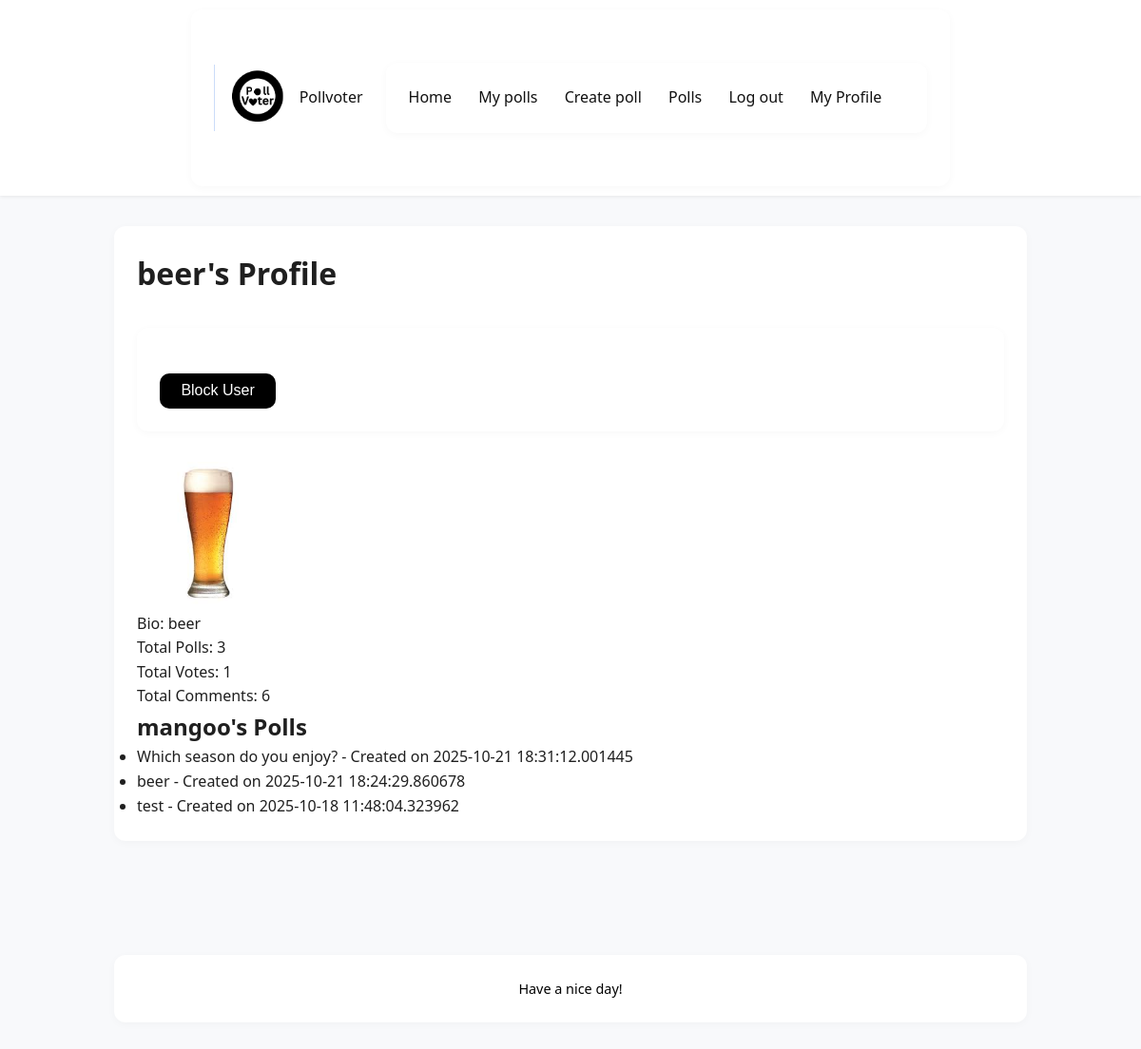
/user/mangoo (signed in), run on the app's committed database.
### app/models.py (models this page shows, shortened)
class User(UserMixin, db.Model):
    __tablename__ = "user"
    id = Column(Integer, primary_key=True)
    username = Column(String(20), unique=True, nullable = False)
    created_at = Column(DateTime, default=datetime.now)
    full_name = Column(String(20))
    bio = Column(String(100))
    pfp = Column(Text)
    password_hash = Column(Text)
    is_admin = Column(Boolean, default = False)
    polls = relationship("Poll", back_populates="author")
    votes = relationship("Vote", back_populates="user")
    comments = relationship("Comment", back_populates="author")
    def getpfp(self):
        if self.pfp:
            return f"/static/uploads/pfp/{self.pfp}"
        else:
            return f"/static/uploads/pfp/default.jpg"
    blocked = relationship(
        "User", secondary=blocklist,
        primaryjoin=(blocklist.c.blocker_id == id),
        secondaryjoin=(blocklist.c.blocked_id == id),
        backref=db.backref("blocked_by", lazy="dynamic"),
        lazy="dynamic"
    )
    def is_blocking(self, user):
        return self.blocked.filter(blocklist.c.blocked_id == user.id).count() > 0

class Poll(db.Model):
    __tablename__ = "poll"
    id = Column(Integer, primary_key=True)
    title = Column(Text, nullable=False)
    description = Column(String(120))
    created_at = Column(DateTime, default=datetime.now)
    user_id = Column(Integer, ForeignKey("user.id"), nullable=False)
    author = relationship("User", back_populates="polls")
    comments = relationship("Comment", back_populates="poll", cascade="all, delete-orphan")
    options = relationship("PollOption", back_populates="poll", cascade="all, delete-orphan")
    votes = relationship("Vote", back_populates="poll", cascade="all, delete-orphan")

### app/routes.py (the view)
@main.route('/user/<username>')
def user_profile(username):
    user = User.query.filter_by(username=username).first_or_404()
    user_polls = Poll.query.filter_by(user_id=user.id).order_by(
        Poll.created_at.desc()
    ).all()
    polls_count = len(user_polls)
    total_votes = Vote.query.join(Poll).filter(Poll.user_id == user.id).count()
    total_comments = Comment.query.filter_by(user_id=user.id).count()
    return render_template(
        'user_profile.html',
        user=user,
        user_polls=user_polls,
        polls_count=polls_count,
        total_votes=total_votes,
        total_comments=total_comments
    )

### app/__init__.py (called while the page is built)
def create_app():
    app = Flask(__name__)
    app.config['SECRET_KEY'] = 'your_secret_key'
    app.config['SQLALCHEMY_DATABASE_URI'] = 'sqlite:///pollvoter.db'
    app.config['SQLALCHEMY_TRACK_MODIFICATIONS'] = False
    app.config["UPLOAD_FOLDER"] = "static/uploads"
    app.config["PFP_FOLDER"] =  "app/static/uploads/pfp"
    db.init_app(app)
    login_manager.init_app(app)
    migrate.init_app(app, db)
    app.register_blueprint(auth)
    app.register_blueprint(main)
    app.register_blueprint(polls)
    @login_manager.user_loader
    def load_user(userid):
        return User.query.get(int(userid))
    return app

### app/templates/user_profile.html (shortened to what this page needs)
{% extends "base.html" %}
{% block content %}
<h1>{{ user.full_name }}'s Profile</h1>
{% if user != current_user %}
    <div class="user-actions mt-3">
        {% if current_user.is_blocking(user) %}
            <form action="{{ url_for('main.unblock', username=user.username) }}" method="POST">
                <button type="submit" class="btn btn-secondary">Unblock User</button>
            </form>
        {% else %}
            <form action="{{ url_for('main.block', username=user.username) }}" method="POST">
                <button type="submit" class="btn btn-danger">Block User</button>
            </form>
        {% endif %}
    </div>
{% endif %}
<img src="{{ user.getpfp() }}" alt="{{ user.username }}'s Profile Picture" width="150" height="150">
<p>Bio: {{ user.bio }}</p>
<p>Total Polls: {{ polls_count }}</p>
<p>Total Votes: {{ total_votes }}</p>
<p>Total Comments: {{ total_comments }}</p>
<h2>{{ user.username }}'s Polls</h2>
<ul>
    {% for poll in user_polls %}
        <li>{{ poll.title }} - Created on {{ poll.created_at }}</li>
    {% endfor %}
</ul>
{% endblock %}

### app/templates/base.html (shortened to what this page needs)
<!DOCTYPE html>
<html lang="en">
<head>
    <link rel="stylesheet" href="{{url_for('static', filename='styles.css')}}">
</head>
<body>
    <nav class="navbar">
        <div class="navcontainer">
            <a href="{{url_for('main.home')}}" class="navbar-brand">
            <img src="{{url_for('static', filename = 'Pollvoter.png')}}" alt="" class="logoimage">
            Pollvoter</a>
            <div class="navlinks">
                {%if current_user.is_authenticated%}
                <a href="{{url_for('main.home')}}">Home</a>
                <a href="{{url_for('polls.my_polls')}}">My polls</a>
                <a href="{{url_for('polls.create_poll')}}">Create poll</a>
                <a href="{{url_for('polls.listpolls')}}">Polls</a>
                <a href="{{url_for('auth.logout')}}">Log out</a>
                <a href="{{url_for('main.profile')}}">My Profile</a>
                {%else%}
                <a href="{{url_for('auth.login')}}">Login</a>
                <a href="{{url_for('auth.register')}}">Register</a>
                {%endif%}
            </div>
        </div>
    </nav>
    <div>
        {%block content%}{%endblock%}
    </div>
    <footer>
        <div>
            <p>Have a nice day!</p>
        </div>
    </footer>
</body>
</html>

### app/static/styles.css (style rules this page uses)
* { box-sizing: border-box; margin: 0; padding: 0; }
body { font-family: 'Segoe UI', Tahoma, Geneva, Verdana, sans-serif; background-color: #f8f9fb; color: #1f1f1f; line-height: 1.6; }
nav { background-color: #ffffff; box-shadow: 0 2px 6px rgba(0, 0, 0, 0.04); padding: 1rem 2rem; display: flex; justify-content: space-between; align-items: center; }
nav a { color: #111; text-decoration: none; margin-right: 1.5rem; font-weight: 500; transition: color 0.2s ease-in-out; }
div:not(nav):not(footer) { max-width: 960px; margin: 2rem auto; padding: 1.5rem; background-color: #ffffff; box-shadow: 0 2px 8px rgba(0, 0, 0, 0.03); border-radius: 12px; }
.btn { display: inline-block; padding: 0.6rem 1.4rem; background-color: #000; color: #fff; border: none; border-radius: 10px; font-size: 1rem; font-weight: 500; text-align: center; text-decoration: none; cursor: pointer; transition: all 0.25s ease; }
footer { text-align: center; padding: 1.5rem 0; color: #000; font-size: 0.9rem; margin-top: 4rem; }
form { margin-top: 1.5rem; }
.navbar { background-color: #ffffff; padding: 10px 30px; box-shadow: 0 1px 4px rgba(0, 0, 0, 0.08); }
.navcontainer { display: flex; justify-content: space-between; align-items: center; margin: 0 auto; }
.navbar-brand { display: flex; align-items: center; text-decoration: none; }
.logoimage { height: 70px; width: 90px; }

### data on the page
User: full_name "beer", getpfp (picture), bio "beer", username "mangoo"
Poll: title "Which season do you enjoy?", created_at "2025-10-21 18:31:12.001445"
Poll: title "beer", created_at "2025-10-21 18:24:29.860678"
Poll: title "test", created_at "2025-10-18 11:48:04.323962"

### other printed values
{{ polls_count }} "3"
{{ total_votes }} "1"
{{ total_comments }} "6"
